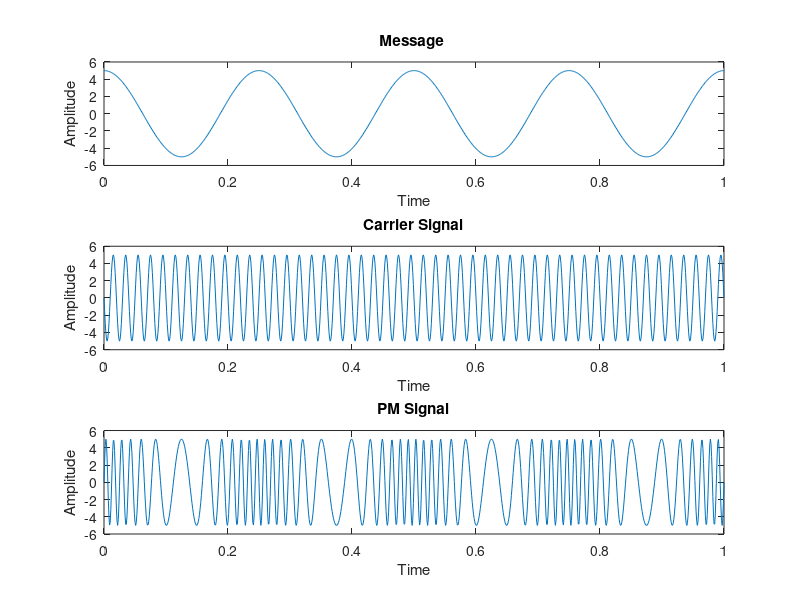

This figure's MATLAB source:
clc;
clear all;
close all;
t = 0:0.001:1; 
vm = 5;
vc = 5;
fM = 4;
fc = 50;
m = sin(2*pi*t);
 
kp  = pi/2;
mp = kp*vm;
 
msg = vm*cos(2*pi*fM*t);
subplot(3,1,1); %plotting message signal
plot(t,msg);
xlabel('Time');
ylabel('Amplitude');
title('Message ');
 
carrier = vc*cos(2*pi*fc*t+mp);
subplot(3,1,2); %plotting carrier signal
plot(t,carrier);
xlabel('Time');
ylabel('Amplitude');
title('Carrier Signal');
 
y = vc*sin(2*pi*fc*t+mp*sin(2*pi*fM*t));
subplot(3,1,3);%plotting PM (Frequency Modulated) signal
plot(t,y);
xlabel('Time');
ylabel('Amplitude');
title('PM Signal');